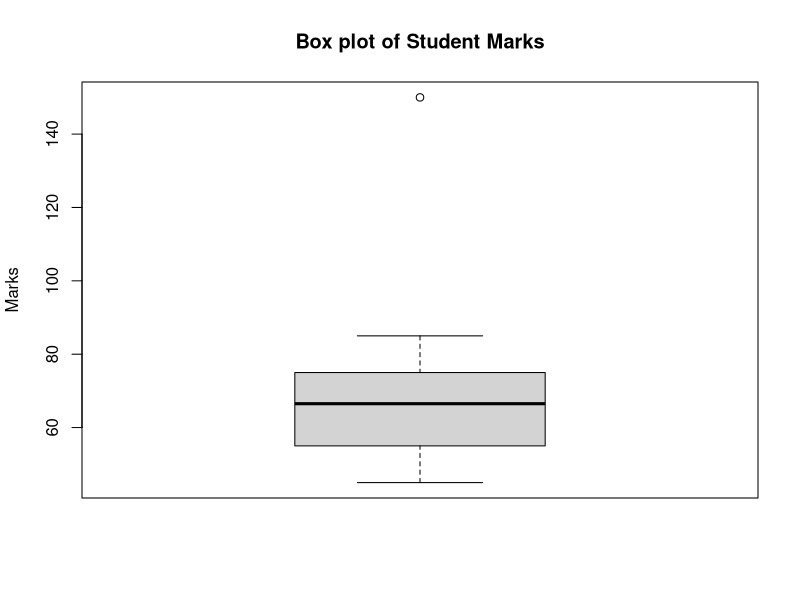

Reproduce this figure in R.
# Q17.) Find the Outliers using plot

marks <- c(45,50,52,55,60,62,65,68,70,72,75,80,85,150)

boxplot(marks,
        main = "Box plot of Student Marks",
        ylab = "Marks")
